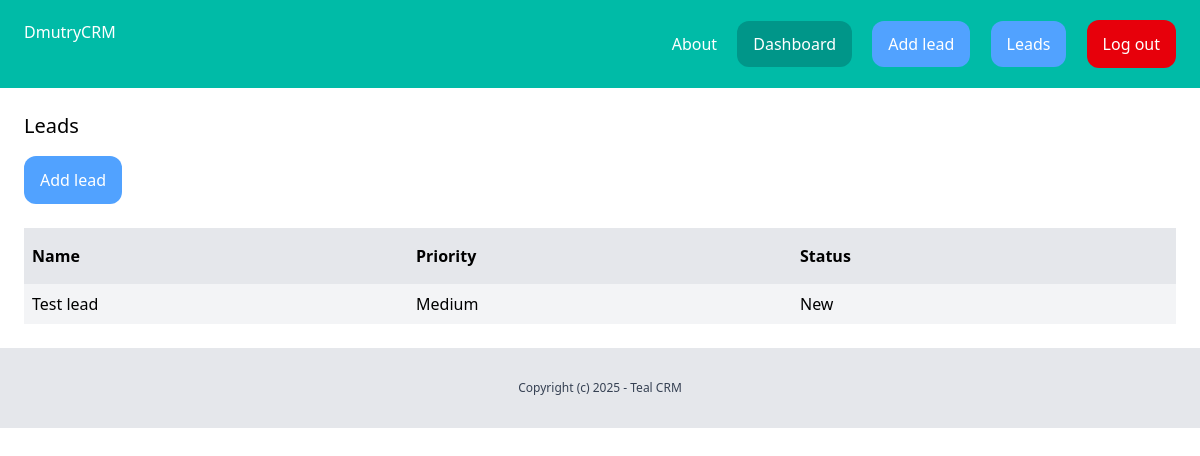
/dashboard/leads/ (signed in), run on an earlier commit of the app's database.
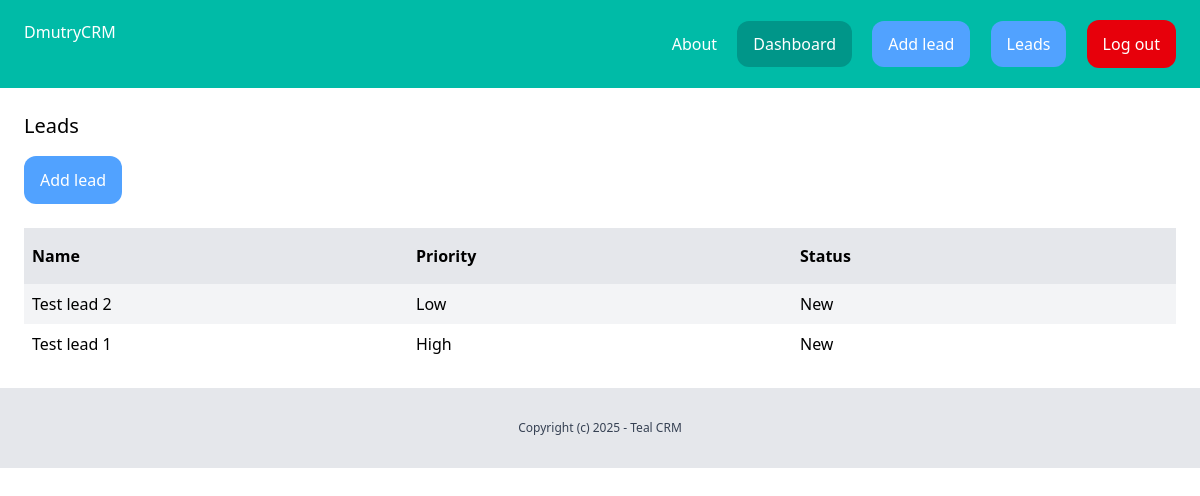
And on a later commit of the database.
### lead/models.py (models this page shows, shortened)
class Lead(models.Model):
    LOW = 'low'
    MEDIUM = 'medium'
    HIGH = 'high'
    CHOICES_PRIORITY = (
        (LOW, 'Low'),
        (MEDIUM, 'Medium'),
        (HIGH, 'High')
    )
    NEW = 'new'
    CONTACTED = 'contacted'
    WON = 'won'
    LOST = 'lost'
    CHOICES_STATUS = (
        (NEW, 'New'),
        (CONTACTED, 'Contacted'),
        (WON, 'Won'),
        (LOST, 'Lost'),
    )
    name = models.CharField(max_length = 255)
    email = models.CharField()
    description = models.TextField(blank=True, null=True)
    priority = models.CharField(max_length=10, choices=CHOICES_PRIORITY, default=MEDIUM)
    status = models.CharField(max_length=10, choices=CHOICES_STATUS, default=NEW)
    create_by = models.ForeignKey(User, related_name='leads', on_delete=models.CASCADE)
    create_at = models.DateTimeField(auto_now_add=True)
    modified_at = models.DateTimeField(auto_now=True)

### lead/views.py (the view)
# urls.py: path('', views.leads_list, name='leads_list'),
@login_required
def leads_list(request):
    leads = Lead.objects.filter(create_by=request.user)
    return render(request, 'lead/leads_list.html',{
        'leads' : leads
    })

### lead/templates/lead/leads_list.html (shortened to what this page needs)
{% extends 'core/base.html' %}
{% block content%}
    <div class="py-6 px-6">
        <h1 class= "mb-4 text-xl">Leads</h1>
        <a href="{% url 'add_lead'%}" class="inline-block py-3 px-4 bg-blue-400 rounded-xl text-white">Add lead</a>
        <div class="mt-6 flex justify-between">
            <p class="py-4 px-2 bg-gray-200 font-semibold w-full"> Name</p>
            <p class="py-4 px-2 bg-gray-200 font-semibold w-full">Priority</p>
            <p class="py-4 px-2 bg-gray-200 font-semibold w-full">Status</p>
        </div>
        {% for lead in leads %}
            <div class="flex justify-between">
                <p class="py-2 px-2 w-full {% cycle 'bg-gray-100' ''%}">
                    <a href="{% url 'leads_detail' lead.id %}">{{ lead.name }}</a>
                </p>
                <p class="py-2 px-2 w-full {% cycle 'bg-gray-100' ''%}">{{ lead.get_priority_display }}</p>
                <p class="py-2 px-2 w-full {% cycle 'bg-gray-100' ''%}">{{ lead.get_status_display }}</p>
            </div>
        {% endfor %}
    </div>
{% endblock %}

### core/templates/core/base.html (shortened to what this page needs)
<!doctype html>
<html>
    <head>
        <script src="https://cdn.jsdelivr.net/npm/@tailwindcss/browser@4"></script>
    </head>
    <body>
        <nav class= "py-5 px-6 flex justify-between bg-teal-500">
            <a href="/" class="text-white">DmutryCRM</a>
            <div class="space-x-4">
                <a href="{% url 'about'%}" class="text-white">About</a>
                {% if request.user.is_authenticated %}
                    <a href="{% url 'dashboard'%}" class="py-3 px-4 bg-teal-600 rounded-xl text-white">Dashboard</a>
                    <a href="{% url 'add_lead'%}" class="py-3 px-4 bg-blue-400 rounded-xl text-white">Add lead</a>
                    <a href="{% url 'leads_list'%}" class="py-3 px-4 bg-blue-400 rounded-xl text-white">Leads</a>
                    <form method="post" action="{% url 'logout' %}" class="inline">
                        <button type="submit" class="py-3 px-4 bg-red-600 rounded-xl text-white border-0
                        cursor-pointer">Log out</button>
                    </form>
                {% else %}
                    <a href="{% url 'login'%}" class="py-3 px-4 bg-teal-600 rounded-xl text-white"> Log in</a>
                    <a href="{% url 'signup' %}" class="py-3 px-4 bg-teal-300 rounded-xl text-white">Sign up</a>
                {% endif %}
            </div>
        </nav>
        {% block content %}
        {% endblock %}
        <footer class="py-8 text-center bg-gray-200">
            <p class="text-xs text-gray-700">Copyright (c) 2025 - Teal CRM</p>
        </footer>
    </body>
</html>

What changed in the data, as far as the page shows it:
removed Lead: name "Test lead", priority "Medium", status "New"
added Lead: name "Test lead 2", priority "Low", status "New"
added Lead: name "Test lead 1", priority "High", status "New"
